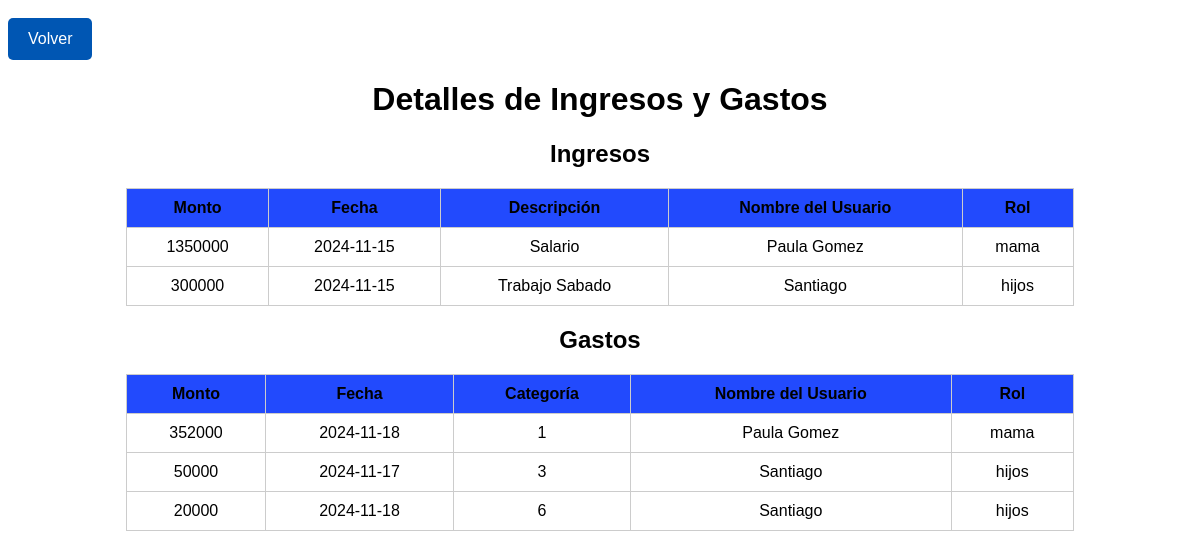
Screenshot of /sesion/detalle_ingresos_gastos.php (signed in) with the database file from the repository.
### tables this page shows
CREATE TABLE `ingresos` (
  `id_ingreso` int(11) NOT NULL,
  `monto_in` int(15) DEFAULT NULL,
  `fuente_in` varchar(30) DEFAULT NULL,
  `fecha_in` date DEFAULT NULL,
  `id_usuario` int(8) DEFAULT NULL
);

CREATE TABLE `usuarios` (
  `id_usuario` int(8) NOT NULL,
  `nombre` varchar(30) DEFAULT NULL,
  `rol` varchar(50) DEFAULT NULL,
  `email` varchar(50) DEFAULT NULL,
  `contrasena` varchar(255) DEFAULT NULL,
  `id_familia` int(5) DEFAULT NULL
);

CREATE TABLE `gastos` (
  `id_gastos` int(11) NOT NULL,
  `monto_ga` int(15) DEFAULT NULL,
  `fecha_ga` date DEFAULT NULL,
  `id_categoria` int(8) DEFAULT NULL,
  `id_usuario` int(8) DEFAULT NULL
);

### sesion/detalle_ingresos_gastos.php (the view, shortened to what this page needs)
<?php
include 'conexion.php';
$email = $_SESSION['email'];
$query = "SELECT id_familia, rol FROM usuarios WHERE email = ?";
$variable = $conn->prepare($query);
$variable->bind_param("s", $email);
$variable->execute();
$variable->bind_result($id_familia, $rol);
$esMama = (strpos($rol, 'mama') !== false);
$usuario_id = $_SESSION['id_usuario'];
$param_ingresos = $esMama ? $id_familia : $usuario_id;
$param_gastos = $esMama ? $id_familia : $usuario_id;
$ingresos_query = $esMama
    ? "SELECT monto_in AS monto, fecha_in AS fecha, fuente_in AS descripcion, u.nombre, u.rol
       FROM ingresos i
       JOIN usuarios u ON i.id_usuario = u.id_usuario
       WHERE u.id_familia = ?"
    : "SELECT monto_in AS monto, fecha_in AS fecha, fuente_in AS descripcion, u.rol
       FROM ingresos i
       JOIN usuarios u ON i.id_usuario = u.id_usuario
       WHERE i.id_usuario = ?";
$gastos_query = $esMama
    ? "SELECT monto_ga AS monto, fecha_ga AS fecha, g.id_categoria AS categoria, u.nombre, u.rol
       FROM gastos g
       JOIN usuarios u ON g.id_usuario = u.id_usuario
       WHERE u.id_familia = ?"
    : "SELECT monto_ga AS monto, fecha_ga AS fecha, id_categoria AS categoria, u.rol
       FROM gastos g
       JOIN usuarios u ON g.id_usuario = u.id_usuario
       WHERE g.id_usuario = ?";
$ingresos_stmt = $conn->prepare($ingresos_query);
$ingresos_stmt->bind_param("i", $param_ingresos);
$ingresos_stmt->execute();
$ingresos_result = $ingresos_stmt->get_result();
$gastos_stmt = $conn->prepare($gastos_query);
$gastos_stmt->bind_param("i", $param_gastos);
$gastos_stmt->execute();
$gastos_result = $gastos_stmt->get_result();
?>
<!DOCTYPE html>
<html lang="es">
<head>
    <link rel="stylesheet" href="../css/detalles.css">
</head>
<body>
    <button onclick="window.location.href='../ingresosGastos.php'">Volver</button>
    <h1>Detalles de Ingresos y Gastos</h1>
    <h2>Ingresos</h2>
    <table>
        <tr>
            <th>Monto</th>
            <th>Fecha</th>
            <th>Descripción</th>
            <?php if ($esMama) echo "<th>Nombre del Usuario</th><th>Rol</th>"; ?>
        </tr>
        <?php while ($ingreso = mysqli_fetch_assoc($ingresos_result)): ?>
            <tr>
                <td><?php echo $ingreso['monto']; ?></td>
                <td><?php echo $ingreso['fecha']; ?></td>
                <td><?php echo $ingreso['descripcion']; ?></td>
                <?php if ($esMama) echo "<td>" . htmlspecialchars($ingreso['nombre']) . "</td><td>" . htmlspecialchars($ingreso['rol']) . "</td>"; ?>
            </tr>
        <?php endwhile; ?>
    </table>
    <h2>Gastos</h2>
    <table>
        <tr>
            <th>Monto</th>
            <th>Fecha</th>
            <th>Categoría</th>
            <?php if ($esMama) echo "<th>Nombre del Usuario</th><th>Rol</th>"; ?>
        </tr>
        <?php while ($gasto = mysqli_fetch_assoc($gastos_result)): ?>
            <tr>
                <td><?php echo $gasto['monto']; ?></td>
                <td><?php echo $gasto['fecha']; ?></td>
                <td><?php echo $gasto['categoria']; ?></td>
                <?php if ($esMama) echo "<td>" . htmlspecialchars($gasto['nombre']) . "</td><td>" . htmlspecialchars($gasto['rol']) . "</td>"; ?>
            </tr>
        <?php endwhile; ?>
    </table>
</body>
</html>

### css/detalles.css (style rules this page uses)
body { font-family: Arial, sans-serif; }
h1 { text-align: center; }
h2 { text-align: center; }
table { width: 80%; margin: auto; border-collapse: collapse; }
th, td { border: 1px solid #ccc; padding: 10px; text-align: center; }
th { background-color: #224afd; }
button { padding: 12px 20px; background-color: #0056b3; color: white; border: none; border-radius: 5px; cursor: pointer; font-size: 1rem; transition: background-color 0.3s ease, transform 0.3s ease; margin-top: 10px; }

### rows the page displays
ingresos: monto_in "1350000", fecha_in "2024-11-15", fuente_in "Salario", id_usuario.nombre "Paula Gomez", id_usuario.rol "mama"
ingresos: monto_in "300000", fecha_in "2024-11-15", fuente_in "Trabajo Sabado", id_usuario.nombre "Santiago", id_usuario.rol "hijos"
gastos: monto_ga "352000", fecha_ga "2024-11-18", id_categoria "1", id_usuario.nombre "Paula Gomez", id_usuario.rol "mama"
gastos: monto_ga "50000", fecha_ga "2024-11-17", id_categoria "3", id_usuario.nombre "Santiago", id_usuario.rol "hijos"
gastos: monto_ga "20000", fecha_ga "2024-11-18", id_categoria "6", id_usuario.nombre "Santiago", id_usuario.rol "hijos"
